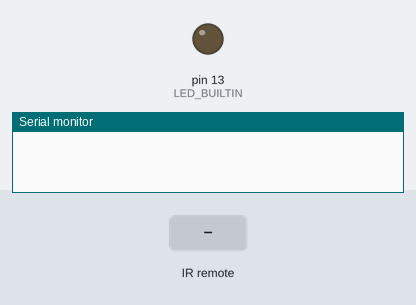
A sketch run on a simulated Arduino Uno, built with avr-gcc and run on an emulated ATmega328P. Shown: output pins drawn as LEDs (lit = HIGH), the last lines printed to the serial monitor. The test bench sets the inputs (shaded band).

Above: at 1.2 s.
1.3 s: infrared code 0xF7C03F received
At 2.5 s:
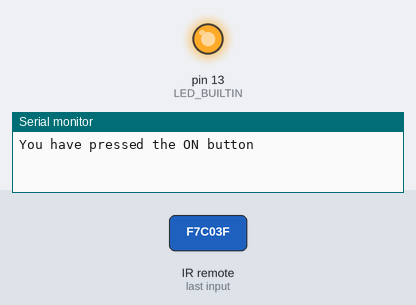
2.8 s: infrared code 0xF740BF received
At 3.8 s:
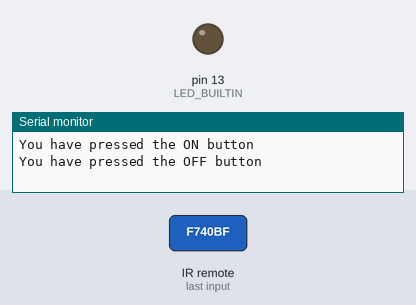
Timing chart, 0 to 5.8 s (numbered marks = the images above; inputs shaded):
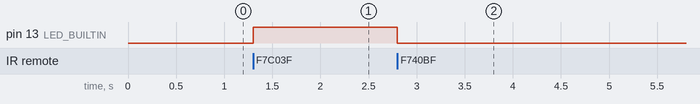

The sketch:

infared_remote.ino
```cpp
#include <IRremote.h>

const int RECV_PIN = 7;
boolean lightOn = false;
IRrecv irrecv(RECV_PIN);
decode_results results;

void setup() {
  Serial.begin(9600);
  irrecv.enableIRIn();
  irrecv.blink13(true);

  // initialize digital pin LED_BUILTIN as an output.
  pinMode(LED_BUILTIN, OUTPUT);
}

void loop() {
  if (irrecv.decode(&results)) {
    //Serial.println(results.value, HEX);
    irrecv.resume();
    if (results.value == 0xF7C03F) {
      Serial.println("You have pressed the ON button");
      lightOn = true;
    } else if (results.value == 0xF740BF) {
      Serial.println("You have pressed the OFF button");
      lightOn = false;
    }
  }

  if (lightOn) {
    digitalWrite(LED_BUILTIN, HIGH);
  } else {
    digitalWrite(LED_BUILTIN, LOW);
  }
}
```

Measured:
- after the input at 1.3 s, pin 13 (LED_BUILTIN): LOW → HIGH at once
- after the input at 2.8 s, pin 13 (LED_BUILTIN): HIGH → LOW at once
